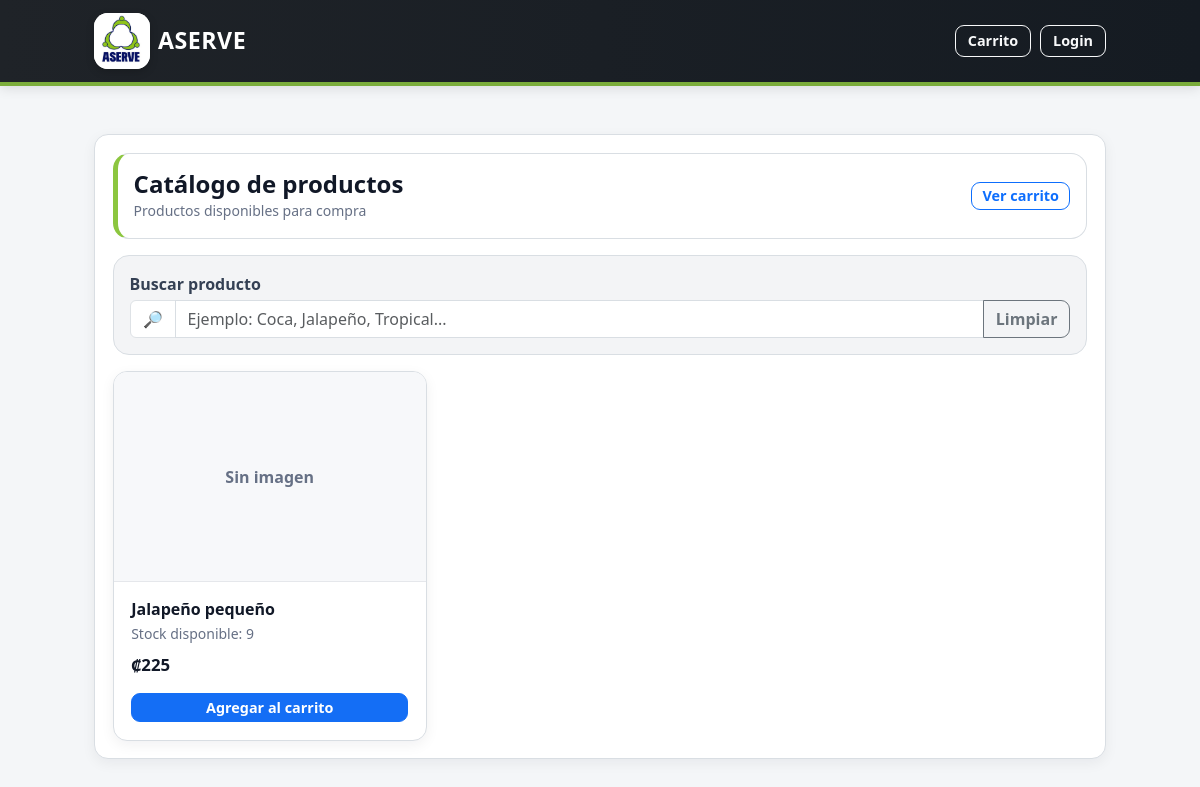
The page /catalogo on the database as committed earlier.
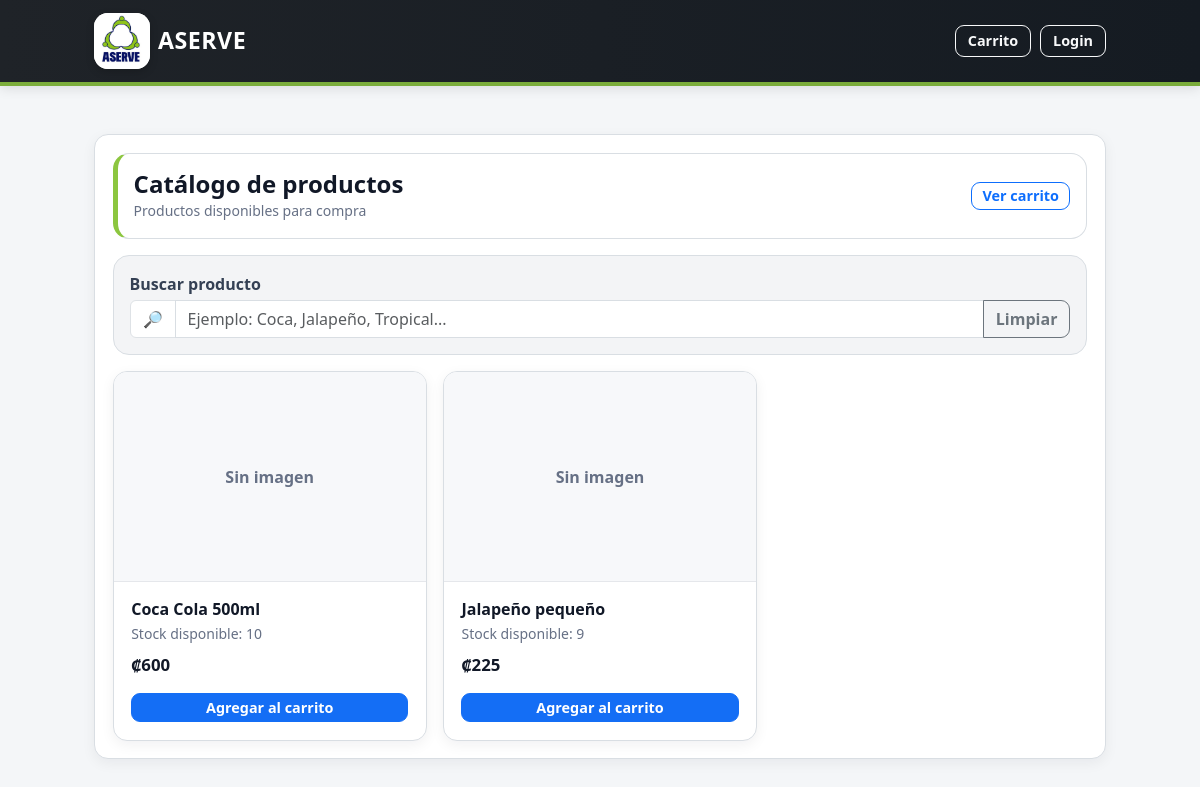
The same page on the database as committed later.
### tables this page shows
CREATE TABLE products (
    id INTEGER PRIMARY KEY AUTOINCREMENT,
    nombre TEXT NOT NULL,
    precio REAL NOT NULL CHECK (precio >= 0),
    stock INTEGER NOT NULL DEFAULT 0 CHECK (stock >= 0),
    stock_minimo INTEGER NOT NULL DEFAULT 0 CHECK (stock_minimo >= 0),
    image_filename TEXT,
    activo INTEGER NOT NULL DEFAULT 1 CHECK (activo IN (0, 1))
);

### app.py (the view)
@app.route("/catalogo")
def catalogo():
    db = get_db()
    q = (request.args.get("q") or "").strip()
    where = [
        "activo = 1",
        "stock > 0"
    ]
    params = []
    if q:
        where.append("nombre LIKE ?")
        params.append(f"%{q}%")
    where_sql = "WHERE " + " AND ".join(where)
    productos = db.execute(
        f"""
        SELECT
            id,
            nombre,
            precio,
            stock,
            stock_minimo,
            activo,
            image_filename
        FROM products
        {where_sql}
        ORDER BY nombre ASC
        """,
        params
    ).fetchall()
    return render_template(
        "catalogo.html",
        productos=productos,
        q=q
    )

### app.py (called while the page is built, shortened)
@app.template_filter("crc")
def format_crc(value):
    try:
        return f"₡{float(value):,.0f}"
    except (TypeError, ValueError):
        return "₡0"

def get_db():
    if "db" not in g:
        db_folder = os.path.dirname(app.config["DATABASE"])
        os.makedirs(db_folder, exist_ok=True)
        g.db = sqlite3.connect(app.config["DATABASE"])
        g.db.row_factory = sqlite3.Row
    return g.db

@app.before_request
def proteger_password_temporal():
    if "user_id" not in session:
        return None

### templates/catalogo.html (shortened to what this page needs)
{% extends "base.html" %}
{% block content %}
<div class="card shadow-sm card-compact">
  <div class="card-body">
    <div class="catalog-header mb-3">
      <div class="d-flex flex-column flex-md-row justify-content-between align-items-start align-items-md-center gap-3">
        <div>
          <h4 class="mb-0">Catálogo de productos</h4>
          <small class="text-muted">
            Productos disponibles para compra
          </small>
        </div>
        <a class="btn btn-outline-primary btn-sm" href="{{ url_for('ver_carrito') }}">
          Ver carrito
        </a>
      </div>
    </div>
    {% if productos %}
      <div class="catalog-search mb-3">
        <label class="form-label mb-1">Buscar producto</label>
        <div class="input-group">
          <span class="input-group-text bg-white">
            🔎
          </span>
          <input
            id="searchFront"
            type="text"
            class="form-control"
            placeholder="Ejemplo: Coca, Jalapeño, Tropical..."
            autocomplete="off"
          >
          <button
            class="btn btn-outline-secondary"
            type="button"
            id="btnClearSearch">
            Limpiar
          </button>
        </div>
      </div>
    {% endif %}
    {% if productos %}
      <div class="row g-3" id="productsContainer">
        {% for p in productos %}
        <div class="col-12 col-sm-6 col-lg-4 product-item"
             data-name="{{ p.nombre|lower }}">
          <div class="card product-card h-100">
            {% if p.image_filename %}
              <div class="product-img-box">
                <img
                  src="{{ url_for('static', filename='uploads/' ~ p.image_filename) }}"
                  class="product-img"
                  alt="{{ p.nombre }}"
                >
              </div>
            {% else %}
              <div class="product-img-box product-img-empty">
                <span>Sin imagen</span>
              </div>
            {% endif %}
            <div class="card-body d-flex flex-column">
              <h6 class="fw-bold mb-1">
                {{ p.nombre }}
              </h6>
              <small class="text-muted mb-2">
                Stock disponible: {{ p.stock }}
              </small>
              <div class="product-price mb-3">
                {{ p.precio|crc }}
              </div>
              <form method="POST"
                    action="{{ url_for('carrito_add', product_id=p.id) }}"
                    class="mt-auto">
                <button type="submit" class="btn btn-primary w-100 btn-sm">
                  Agregar al carrito
                </button>
              </form>
            </div>
          </div>
        </div>
        {% endfor %}
      </div>
    {% endif %}
  </div>
</div>
{% endblock %}

Rows that differ between the two databases and show on the page:
now on this page (row edited): products: nombre "Coca Cola 500ml", stock "10", precio|crc "₡600"
